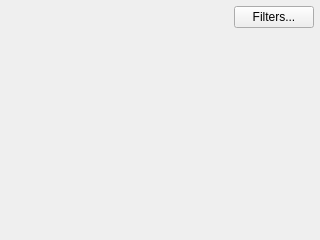
<?xml version="1.0" encoding="UTF-8"?>
<ui version="4.0">
 <class>CameraWidget</class>
 <widget class="QWidget" name="CameraWidget">
  <property name="geometry">
   <rect>
    <x>0</x>
    <y>0</y>
    <width>320</width>
    <height>240</height>
   </rect>
  </property>
  <property name="windowTitle">
   <string>Camera</string>
  </property>
  <layout class="QVBoxLayout" name="verticalLayout_2">
   <property name="leftMargin">
    <number>6</number>
   </property>
   <property name="topMargin">
    <number>6</number>
   </property>
   <property name="rightMargin">
    <number>6</number>
   </property>
   <property name="bottomMargin">
    <number>0</number>
   </property>
   <item>
    <layout class="QHBoxLayout" name="horizontalLayout" stretch="1,0">
     <item>
      <widget class="CvWidget" name="camera" native="true">
       <property name="sizePolicy">
        <sizepolicy hsizetype="Preferred" vsizetype="Expanding">
         <horstretch>0</horstretch>
         <verstretch>0</verstretch>
        </sizepolicy>
       </property>
       <zorder>pushButton</zorder>
      </widget>
     </item>
     <item>
      <layout class="QVBoxLayout" name="verticalLayout">
       <item>
        <widget class="QPushButton" name="pushButton">
         <property name="text">
          <string>Filters...</string>
         </property>
        </widget>
       </item>
       <item>
        <spacer name="verticalSpacer">
         <property name="orientation">
          <enum>Qt::Vertical</enum>
         </property>
         <property name="sizeHint" stdset="0">
          <size>
           <width>20</width>
           <height>40</height>
          </size>
         </property>
        </spacer>
       </item>
      </layout>
     </item>
    </layout>
   </item>
  </layout>
  <zorder>horizontalLayoutWidget</zorder>
  <zorder>horizontalLayoutWidget</zorder>
  <zorder>pushButton</zorder>
 </widget>
 <customwidgets>
  <customwidget>
   <class>CvWidget</class>
   <extends>QWidget</extends>
   <header>CvWidget.h</header>
   <container>1</container>
  </customwidget>
 </customwidgets>
 <resources/>
 <connections/>
</ui>
